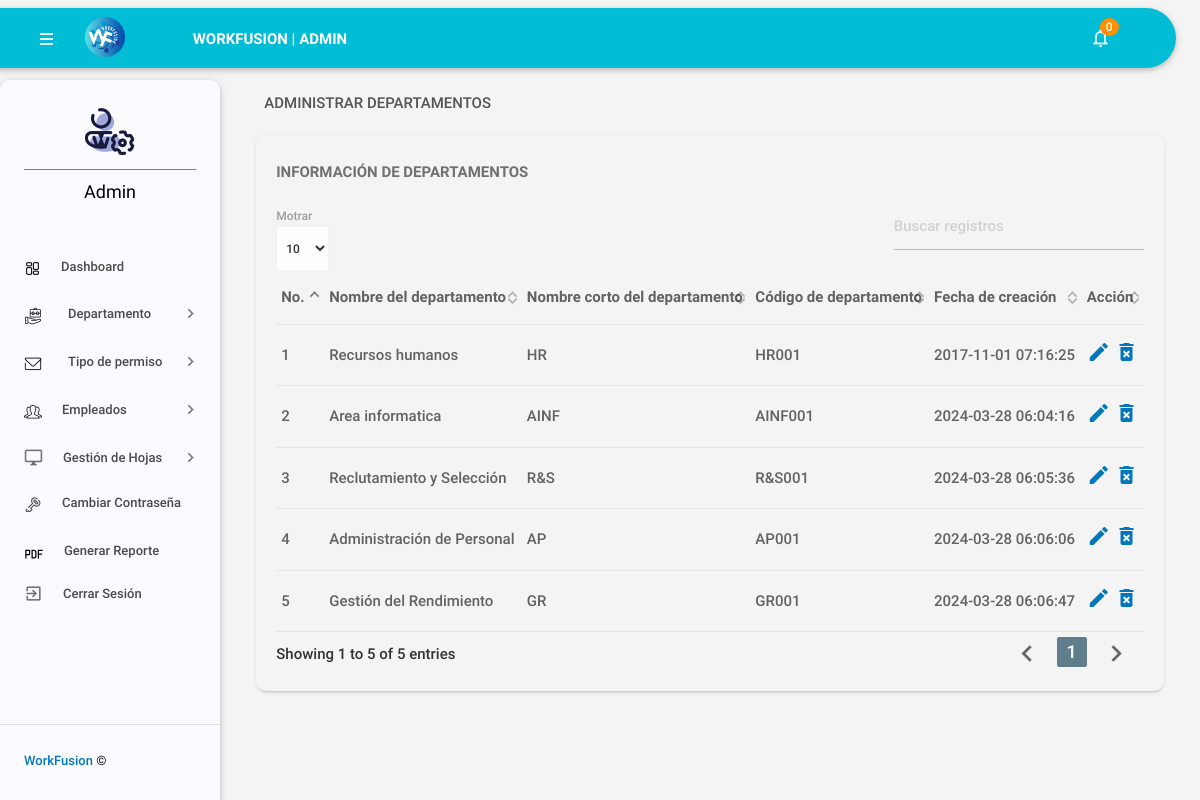
Screenshot of /admin/managedepartments.php (signed in) with the database file from the repository.
### tables this page shows
CREATE TABLE `tbldepartments` (
  `id` int(11) NOT NULL,
  `DepartmentName` varchar(150) DEFAULT NULL,
  `DepartmentShortName` varchar(100) NOT NULL,
  `DepartmentCode` varchar(50) DEFAULT NULL,
  `CreationDate` timestamp NULL DEFAULT current_timestamp()
);

### admin/managedepartments.php (the view, shortened to what this page needs)
<?php
include('includes/config.php');
if (strlen($_SESSION['alogin']) == 0) {
    header('location:index.php');
} else {
?>
<!DOCTYPE html>
<html lang="es">
<head>
    <link type="text/css" rel="stylesheet" href="../assets/plugins/materialize/css/materialize.min.css" />
    <link href="../assets/plugins/material-preloader/css/materialPreloader.min.css" rel="stylesheet">
    <link href="../assets/plugins/datatables/css/jquery.dataTables.min.css" rel="stylesheet">
    <link href="../assets/css/alpha.min.css" rel="stylesheet" type="text/css" />
    <link href="../assets/css/custom.css" rel="stylesheet" type="text/css" />
</head>
<body>
    <?php include('includes/header.php'); ?>
    <?php include('includes/sidebar.php'); ?>
    <main class="mn-inner">
        <div class="row">
            <div class="col s12">
                <div class="page-title">Administrar departamentos</div>
            </div>
            <div class="col s12 m12 l12">
                <div class="card">
                    <div class="card-content">
                        <span class="card-title">Información de Departamentos</span>
                        <table id="example" class="display responsive-table ">
                            <thead>
                                <tr>
                                    <th>No.ㅤ</th>
                                    <th>Nombre del departamento</th>
                                    <th>Nombre corto del departamento</th>
                                    <th>Código de departamento</th>
                                    <th>Fecha de creación</th>
                                    <th>Acción</th>
                                </tr>
                            </thead>
                            <tbody>
                                <?php $sql = "SELECT * from tbldepartments";
                                $query = $dbh->prepare($sql);
                                $query->execute();
                                $results = $query->fetchAll(PDO::FETCH_OBJ);
                                $cnt = 1;
                                if ($query->rowCount() > 0) {
                                    foreach ($results as $result) { ?>
                                        <tr>
                                            <td><?php echo htmlentities($cnt); ?></td>
                                            <td><?php echo htmlentities($result->DepartmentName); ?></td>
                                            <td><?php echo htmlentities($result->DepartmentShortName); ?></td>
                                            <td><?php echo htmlentities($result->DepartmentCode); ?></td>
                                            <td><?php echo htmlentities($result->CreationDate); ?></td>
                                            <td>
                                                <a href="editdepartment.php?deptid=<?php echo htmlentities($result->id); ?>">
                                                    <i class="material-icons">mode_edit</i>
                                                </a>
                                                <a href="#" onclick="deleteDepartment(<?php echo htmlentities($result->id); ?>);">
                                                    <i class="material-icons">delete_forever</i>
                                                </a>
                                            </td>
                                        </tr>
                                <?php $cnt++;
                                    }
                                } ?>
                            </tbody>
                        </table>
                    </div>
                </div>
            </div>
        </div>
    </main>
    <div class="left-sidebar-hover"></div>
</body>
</html>
<?php } ?>

### rows the page displays
tbldepartments: DepartmentName "Recursos humanos", DepartmentShortName "HR", DepartmentCode "HR001", CreationDate "2017-11-01 07:16:25"
tbldepartments: DepartmentName "Area informatica", DepartmentShortName "AINF", DepartmentCode "AINF001", CreationDate "2024-03-28 06:04:16"
tbldepartments: DepartmentName "Reclutamiento y Selección", DepartmentShortName "R&S", DepartmentCode "R&S001", CreationDate "2024-03-28 06:05:36"
tbldepartments: DepartmentName "Administración de Personal", DepartmentShortName "AP", DepartmentCode "AP001", CreationDate "2024-03-28 06:06:06"
tbldepartments: DepartmentName "Gestión del Rendimiento", DepartmentShortName "GR", DepartmentCode "GR001", CreationDate "2024-03-28 06:06:47"

### other values shown
$unreadcount "0"
